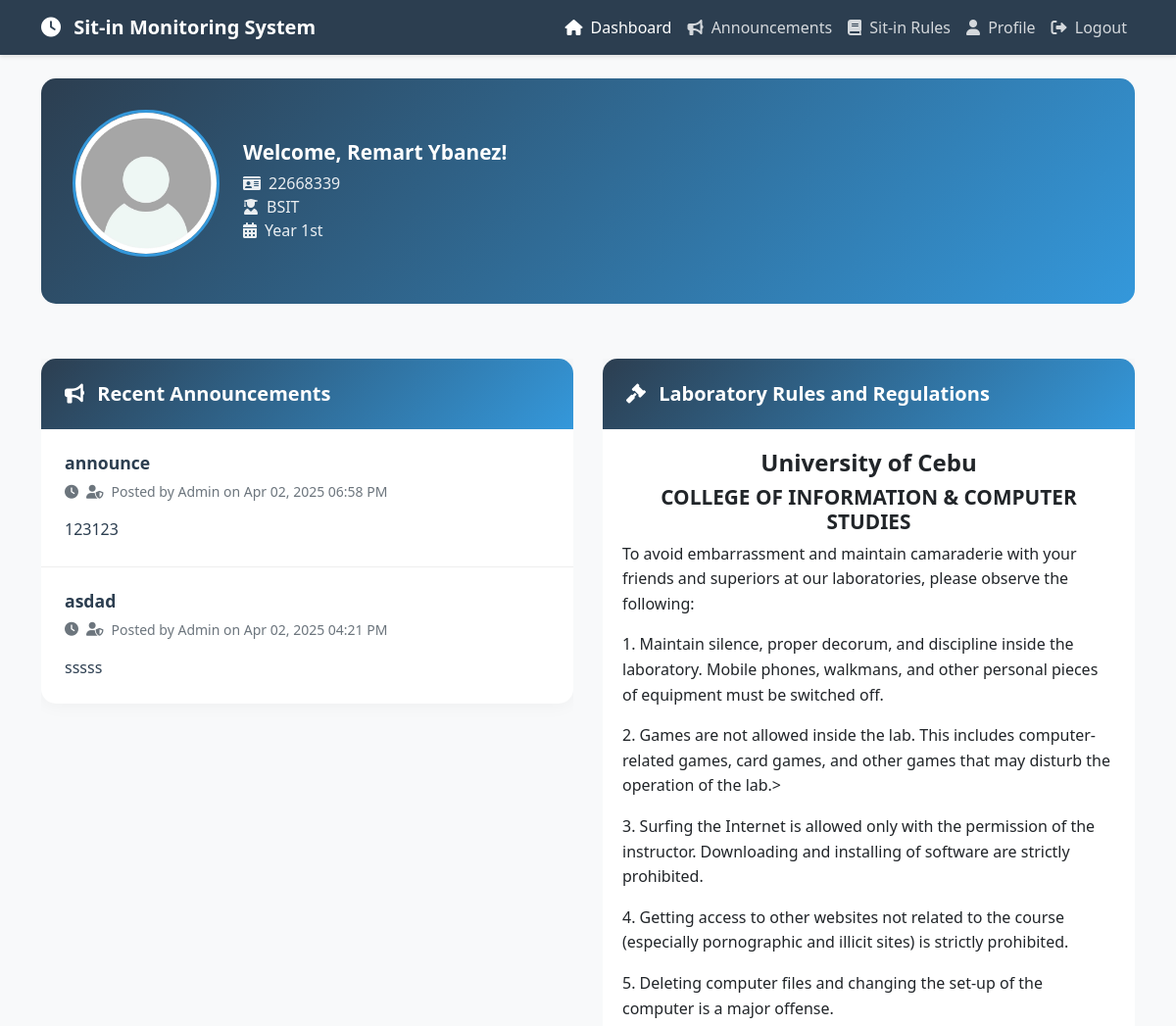
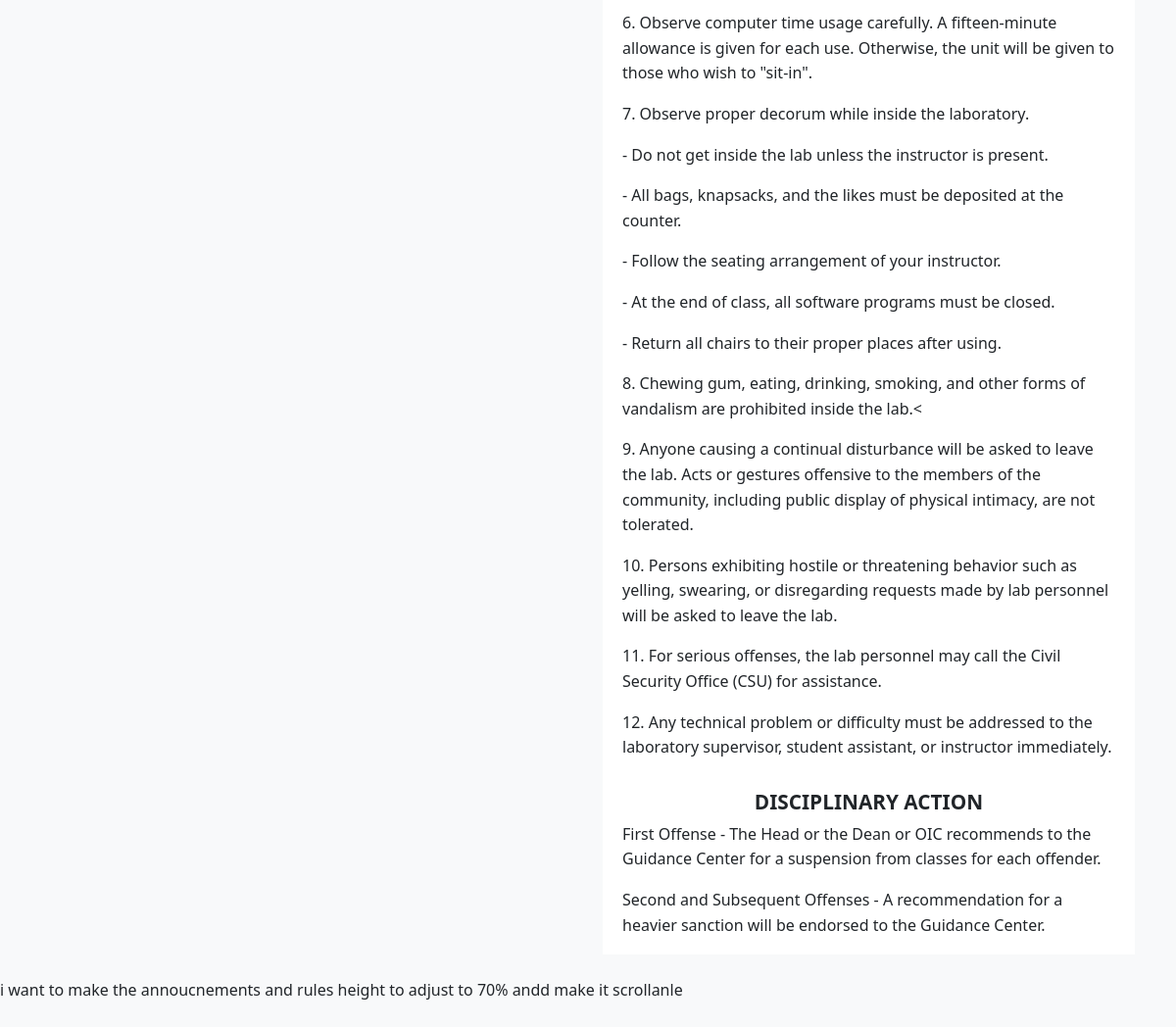
/student/dashboard.php (signed in), run on the app's committed database (2 pictures, top to bottom).
### tables this page shows
CREATE TABLE `users` (
  `id` int(11) NOT NULL,
  `idno` varchar(20) NOT NULL,
  `firstname` varchar(50) NOT NULL,
  `lastname` varchar(50) NOT NULL,
  `middlename` varchar(50) DEFAULT NULL,
  `course` enum('BSIT','BSCS') NOT NULL,
  `year` enum('1st','2nd','3rd','4th') NOT NULL,
  `username` varchar(50) NOT NULL,
  `password` varchar(255) NOT NULL,
  `role` enum('student','admin') DEFAULT 'student',
  `created_at` timestamp NOT NULL DEFAULT current_timestamp(),
  `profile_pic` varchar(255) NOT NULL,
  `session` int(30) NOT NULL DEFAULT 30
);

CREATE TABLE `announcements` (
  `id` int(11) NOT NULL,
  `title` varchar(255) NOT NULL,
  `content` text NOT NULL,
  `created_by` int(11) DEFAULT NULL,
  `created_at` timestamp NOT NULL DEFAULT current_timestamp()
);

### student/dashboard.php (the view, shortened to what this page needs)
<?php
require_once '../config/database.php';
$idno = $_SESSION['idno'];
$stmt = $pdo->prepare("SELECT * FROM users WHERE idno = ?");
$stmt->execute([$idno]);
$row = $stmt->fetch();
if($row){
    $lastname = $row['lastname'];
    $firstname = $row['firstname'];
    $course = $row['course'];
    $year = $row['year'];
    $profile_pic = $row['profile_pic'];
}
$stmt = $pdo->query("SELECT * FROM announcements ORDER BY created_at DESC LIMIT 5");
$announcements = $stmt->fetchAll();
?>
<!DOCTYPE html>
<html lang="en">
<head>
    <link href="https://cdn.jsdelivr.net/npm/bootstrap@5.1.3/dist/css/bootstrap.min.css" rel="stylesheet">
    <link href="https://cdnjs.cloudflare.com/ajax/libs/font-awesome/6.0.0/css/all.min.css" rel="stylesheet">
</head>
<body>
    <?php include 'includes/navbar.php'; ?>
    <div class="container">
        <div class="row mb-4">
            <div class="col-lg-12 d-flex align-items-stretch">
                <div class="welcome-section w-100 d-flex align-items-center gap-4">
                    <div>
                        <?php
                            $profile_pic_path = '../uploads/profile_pics/' . $profile_pic;
                        ?>
                        <img src="<?php echo $profile_pic_path; ?>"
                            alt="Profile Picture"
                            class="profile-pic mb-3 rounded-circle">
                    </div>
                    <div>
                        <h1 style="font-size: 1.3rem;">Welcome, <?php echo htmlspecialchars($firstname . ' ' . $lastname); ?>!</h1>
                        <p><i class="fas fa-id-card me-2"></i><?php echo htmlspecialchars($idno); ?></p>
                        <p><i class="fas fa-user-graduate me-2"></i><?php echo htmlspecialchars($course); ?></p>
                        <p><i class="fas fa-calendar-alt me-2"></i>Year <?php echo htmlspecialchars($year); ?></p>
                    </div>
                </div>
            </div>
        </div>
        <div class="row mb-4">
            <div class="col-lg-12">
                <div class="column-box">
                    <div class="column">
                        <div class="card">
                            <div class="card-header">
                                <h5>
                                    <i class="fas fa-bullhorn me-2"></i>
                                    Recent Announcements
                                </h5>
                            </div>
                            <div class="card-body">
                                <?php if (empty($announcements)): ?>
                                    <div class="empty-state">
                                        <i class="fas fa-bullhorn"></i>
                                        <p class="mb-0">No announcements available at the moment.</p>
                                    </div>
                                <?php else: ?>
                                    <?php foreach ($announcements as $announcement): ?>
                                        <div class="announcement-item">
                                            <h6 class="announcement-title"><?php echo htmlspecialchars($announcement['title']); ?></h6>
                                            <p class="announcement-date">
                                                <i class="fas fa-clock"></i>
                                                <i class="fas fa-user-shield"></i>
                                                Posted by Admin on <?php echo date('M d, Y h:i A', strtotime($announcement['created_at'])); ?>
                                            </p>
                                            <p class="announcement-content"><?php echo nl2br(htmlspecialchars($announcement['content'])); ?></p>
                                        </div>
                                    <?php endforeach; ?>
                                <?php endif; ?>
                            </div>
                        </div>
                    </div>
                    <div class="column">
                        <div class="card">
                            <div class="card-header">
                                <h5>
                                    <i class="fas fa-gavel me-2"></i>
                                    Laboratory Rules and Regulations
                                </h5>
                            </div>
                            <div class="card-body rules-content" style="padding: 20px;">
                                <h2 style="font-size: 1.5rem; text-align: center; font-weight: bold;">University of Cebu</h2>
                                <h2 style="font-size: 1.3rem; text-align: center; font-weight: bold;">COLLEGE OF INFORMATION & COMPUTER STUDIES</h2>
                                <p>To avoid embarrassment and maintain camaraderie with your friends and superiors at our laboratories, please observe the following:</p>
                                <p>1. Maintain silence, proper decorum, and discipline inside the laboratory. Mobile phones, walkmans, and other personal pieces of equipment must be switched off.</p>
                                <p>2. Games are not allowed inside the lab. This includes computer-related games, card games, and other games that may disturb the operation of the lab.></p>
                                <p>3. Surfing the Internet is allowed only with the permission of the instructor. Downloading and installing of software are strictly prohibited.</p>
                                <p>4. Getting access to other websites not related to the course (especially pornographic and illicit sites) is strictly prohibited.</p>
                                <p>5. Deleting computer files and changing the set-up of the computer is a major offense.</p>
                                <p>6. Observe computer time usage carefully. A fifteen-minute allowance is given for each use. Otherwise, the unit will be given to those who wish to "sit-in".</p>
                                <p>7. Observe proper decorum while inside the laboratory.</p>
                                <p>- Do not get inside the lab unless the instructor is present.</p>
                                <p>- All bags, knapsacks, and the likes must be deposited at the counter.</p>
                                <p>- Follow the seating arrangement of your instructor.</p>
                                <p>- At the end of class, all software programs must be closed.</p>
                                <p>- Return all chairs to their proper places after using.</p>
                                <p>8. Chewing gum, eating, drinking, smoking, and other forms of vandalism are prohibited inside the lab.<</p>
                                <p>9. Anyone causing a continual disturbance will be asked to leave the lab. Acts or gestures offensive to the members of the community, including public display of physical intimacy, are not tolerated.</p>
                                <p>10. Persons exhibiting hostile or threatening behavior such as yelling, swearing, or disregarding requests made by lab personnel will be asked to leave the lab.</p>
                                <p>11. For serious offenses, the lab personnel may call the Civil Security Office (CSU) for assistance.</p>
                                <p>12. Any technical problem or difficulty must be addressed to the laboratory supervisor, student assistant, or instructor immediately.</p>
                                <h1 style="font-size: 1.3rem; text-align: center; font-weight: bold;">DISCIPLINARY ACTION</h1>
                                <p>First Offense - The Head or the Dean or OIC recommends to the Guidance Center for a suspension from classes for each offender.</p>
                                <p>Second and Subsequent Offenses - A recommendation for a heavier sanction will be endorsed to the Guidance Center.</p>
                            </div>
                        </div>
                    </div>
                </div>
            </div>
        </div>
    </div>
</body>
</html>

### student/dashboard.php (style rules this page uses)
:root { --primary-color: #2c3e50; --secondary-color: #3498db; }
body { background: #f8f9fa; font-family: 'Segoe UI', Tahoma, Geneva, Verdana, sans-serif; }
.card { border: none; border-radius: 15px; box-shadow: 0 0 20px rgba(0,0,0,0.05); transition: transform 0.3s ease; background: white; }
.card-header { background: linear-gradient(135deg, var(--primary-color) 0%, var(--secondary-color) 100%); color: white; border-bottom: none; border-radius: 15px 15px 0 0 !important; padding: 1.5rem; }
.card-header h5 { margin: 0; font-weight: 600; }
.card-body { padding: 0; max-height: 100%; overflow-y: auto; }
.announcement-item { padding: 1.5rem; border-bottom: 1px solid #eee; transition: all 0.3s ease; position: relative; }
.announcement-item:last-child { border-bottom: none; }
.announcement-title { color: var(--primary-color); font-weight: 600; margin-bottom: 0.5rem; font-size: 1.1rem; }
.announcement-date { color: #6c757d; font-size: 0.875rem; margin-bottom: 1rem; display: flex; align-items: center; gap: 0.5rem; }
.announcement-content { color: #2c3e50; line-height: 1.6; margin-bottom: 0; }
.welcome-section { background: linear-gradient(135deg, var(--primary-color) 0%, var(--secondary-color) 100%); color: white; padding: 2rem; border-radius: 15px; margin-bottom: 2rem; }
.welcome-section h1 { font-size: 2rem; font-weight: 600; margin-bottom: 0.5rem; }
.welcome-section p { margin-bottom: 0; opacity: 0.9; }
.profile-pic { width: 150px; height: 150px; border-radius: 50%; object-fit: cover; border: 3px solid var(--secondary-color); }
.column-box { display: flex; justify-content: space-between; gap: 30px; height: 70vh; }
.column { flex: 1; overflow-y: auto; max-height: 100%; }
.rules-content p { margin-bottom: 1rem; line-height: 1.6; }
.rules-content h1 { font-size: 1.5rem; font-weight: 600; margin-top: 30px; }

### student/includes/navbar.php (style rules this page uses)
:root { --primary-color: #2c3e50; --secondary-color: #3498db; }

### data on the page
users: profile_pic (picture), firstname+lastname "Remart Ybanez", course "BSIT", year "1st"
announcements: title "announce", created_at "Apr 02, 2025 06:58 PM", content "123123"
announcements: title "asdad", created_at "Apr 02, 2025 04:21 PM", content "sssss"

### other printed values
$idno "22668339"
